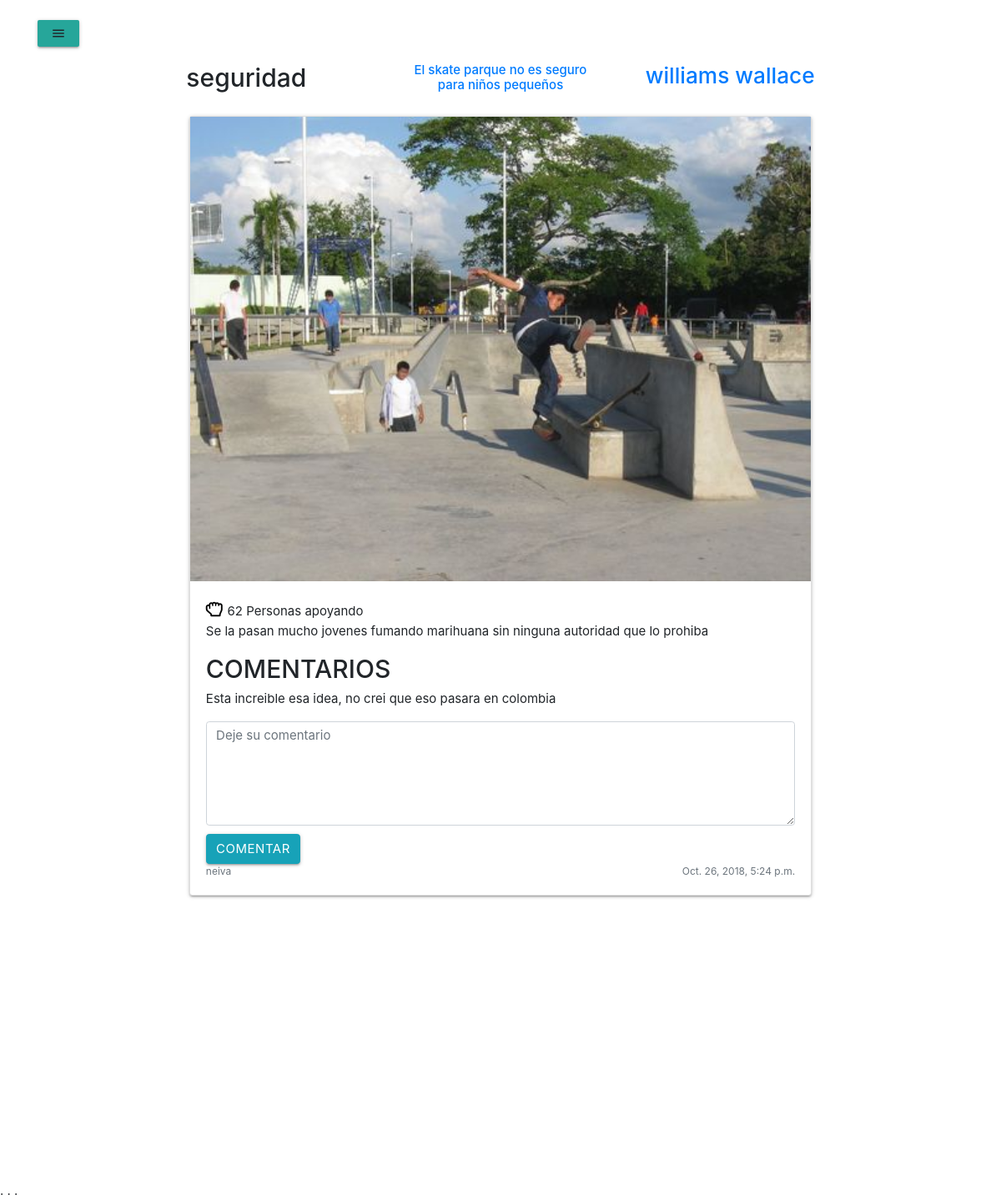
/posts/4/ (signed in), run on the app's committed database.
### posts/models.py (models this page shows, shortened)
class Post(models.Model):
    user = models.ForeignKey(User, on_delete=models.CASCADE)
    profile = models.ForeignKey('users.Profile', on_delete=models.CASCADE)
    title = models.CharField(max_length=255,default='N/A')
    description = models.CharField(max_length=255,default='N/A')
    CATEGORIES = (
        ('I', 'INFRASTRUCTURA'),
        ('E', 'EDUCACION'),
        ('S', 'SALUD'),
        ('T', 'TRANSPORTE'),
        ('B', 'BIENESTAR CIUDADANO'),
        ('O', 'OTRA'),
    )
    categories = models.CharField(max_length=20)
    city = models.CharField(max_length=255,default='N/A')
    photo = models.ImageField(upload_to='posts/photos')
    created = models.DateTimeField(auto_now_add=True)
    modified = models.DateTimeField(auto_now=True)

### posts/views.py (the view)
class PostDetailView(LoginRequiredMixin, DetailView):
    template_name = 'posts/detail.html'
    queryset = Post.objects.all()
    context_object_name = 'post'

### templates/posts/detail.html (shortened to what this page needs)
{% extends "base.html" %}
{% block head_content %}
    <link href='https://api.mapbox.com/mapbox-gl-js/v0.44.2/mapbox-gl.css' rel='stylesheet' />
{% endblock%}
{% block container %}
    <div class="container">
        <div class="row">
            {% include "posts/post_card.html" %}
            <div class="center">
            <div id='map' style='width: 750px; height: 300px;'></div>
          </div>
        </div>
    </div>
    <p>.
.
.    </p>
{% endblock %}

### templates/posts/post_card.html (shortened to what this page needs)
{% load static %}
<div class="center-block">
  <div class="row cont-titulos">
      <div class="col s3"><h2 class="text-left">{{ post.categories }}</h2></div>
      <div class="col s3"><h6 class="text-center"><a href="{% url "posts:detail" post.pk %}">{{ post.title }}</a></h6></div>
      <div class="col s3"><h3 class="text-right"><a href="{% url "users:detail" post.user.username %}">{{post.user.get_full_name}}</a></h3></div>
  </div>
  <div class="card mb-4 box-shadow">
    <img style="width: 100%;" src="{{ post.photo.url }}" alt="{{ post.title }}">
      <div class="card-body">
        <a href="#" style="color: #000; font-size: 20px;">
            <i class="far fa-hand-rock"></i>
        </a> 62 Personas apoyando
        <p class="card-text">{{ post.description }}</p>
        <div>
        <h2>COMENTARIOS<h2>
        </div>
        <p>Esta increible esa idea, no crei que eso pasara en colombia</p>
        <textarea class="form-control counted" name="message" placeholder="Deje su comentario" rows="5" style="margin-bottom:10px;"></textarea>
        <button class="btn btn-info" type="submit">Comentar</button>
        <div class="d-flex justify-content-between align-items-center">
        <small class="text-muted">{{ post.city }}</small>
        <small class="text-muted">{{ post.created }}</small>
      </div>
    </div>
  </div>
  </div>
</div>

### static/css/main.css (style rules this page uses)
html, body { background: #fafafa; height: 100%; width: 100%; font-family: 'Roboto', sans-serif; }

### templates/base.html (style rules this page uses)
.s3 { text-align: center; }
.cont-titulos { display: flex; justify-content: space-between; }

### data on the page
Post: categories "seguridad", title "El skate parque no es seguro para niños pequeños", user.get_full_name "williams wallace", photo (picture), description "Se la pasan mucho jovenes fumando marihuana sin ninguna autoridad que lo prohiba", city "neiva", created "Oct. 26, 2018, 5:24 p.m."
